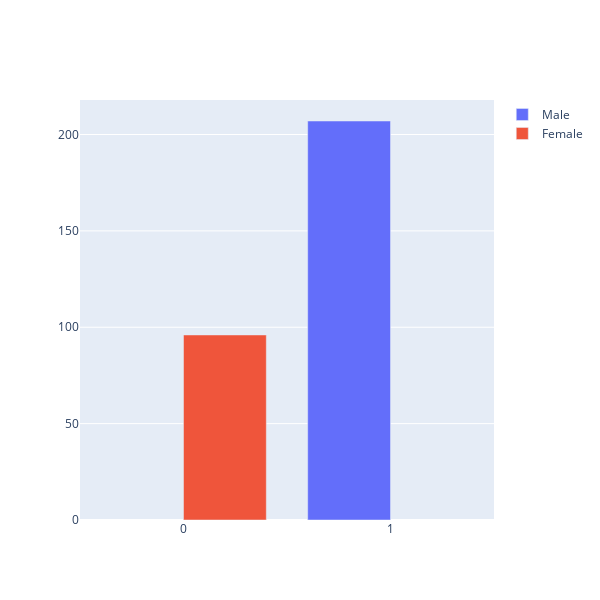

The notebook cell this image was saved under:
### Code cell
#Male vs Female
import plotly.graph_objects as go

fig = go.Figure(data=[
    go.Bar(name='Male', x=df.sex[df.sex==1], y = [0, df.sex[df.sex==1].count()]),
    go.Bar(name='Female', x=df.sex[df.sex == 0], y = [0, df.sex[df.sex==0].count()])
])
# Change the bar mode

fig.update_layout(barmode='group',autosize=False,width=600,height=600)
fig.show()

### Figure 1 — Plotly figure (JSON) as saved in the notebook; plotly's stock layout.template omitted (floating-point values rounded to 4 significant figures; data arrays with more than 128 entries replaced by an {"elided": "..."} marker saying what was removed)
{"data": [{"name": "Male", "type": "bar", "x": {"elided": "207 int values"}, "y": [0, 207]}, {"name": "Female", "type": "bar", "x": [0, 0, 0, 0, 0, 0, 0, 0, 0, 0, 0, 0, 0, 0, 0, 0, 0, 0, 0, 0, 0, 0, 0, 0, 0, 0, 0, 0, 0, 0, 0, 0, 0, 0, 0, 0, 0, 0, 0, 0, 0, 0, 0, 0, 0, 0, 0, 0, 0, 0, 0, 0, 0, 0, 0, 0, 0, 0, 0, 0, 0, 0, 0, 0, 0, 0, 0, 0, 0, 0, 0, 0, 0, 0, 0, 0, 0, 0, 0, 0, 0, 0, 0, 0, 0, 0, 0, 0, 0, 0, 0, 0, 0, 0, 0, 0], "y": [0, 96]}], "layout": {"autosize": false, "barmode": "group", "height": 600, "width": 600}}
